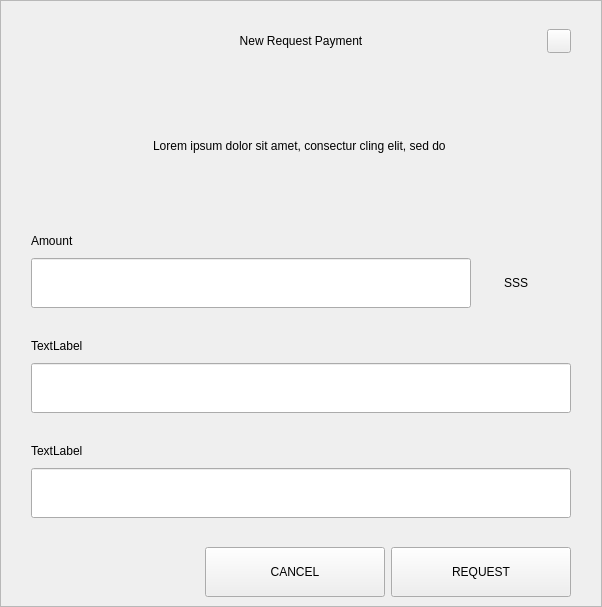
<?xml version="1.0" encoding="UTF-8"?>
<ui version="4.0">
 <class>RequestDialog</class>
 <widget class="QDialog" name="RequestDialog">
  <property name="geometry">
   <rect>
    <x>0</x>
    <y>0</y>
    <width>602</width>
    <height>607</height>
   </rect>
  </property>
  <property name="windowTitle">
   <string>Dialog</string>
  </property>
  <layout class="QVBoxLayout" name="verticalLayout_5">
   <property name="spacing">
    <number>0</number>
   </property>
   <property name="leftMargin">
    <number>0</number>
   </property>
   <property name="topMargin">
    <number>0</number>
   </property>
   <property name="rightMargin">
    <number>0</number>
   </property>
   <property name="bottomMargin">
    <number>0</number>
   </property>
   <item>
    <widget class="QFrame" name="frame">
     <property name="styleSheet">
      <string notr="true"/>
     </property>
     <property name="frameShape">
      <enum>QFrame::StyledPanel</enum>
     </property>
     <property name="frameShadow">
      <enum>QFrame::Raised</enum>
     </property>
     <layout class="QVBoxLayout" name="verticalLayout_4" stretch="1,0,0">
      <property name="spacing">
       <number>0</number>
      </property>
      <property name="leftMargin">
       <number>30</number>
      </property>
      <property name="topMargin">
       <number>20</number>
      </property>
      <property name="rightMargin">
       <number>30</number>
      </property>
      <property name="bottomMargin">
       <number>0</number>
      </property>
      <item>
       <layout class="QHBoxLayout" name="horizontalLayout_3">
        <property name="spacing">
         <number>0</number>
        </property>
        <item>
         <spacer name="horizontalSpacer_21">
          <property name="orientation">
           <enum>Qt::Horizontal</enum>
          </property>
          <property name="sizeHint" stdset="0">
           <size>
            <width>40</width>
            <height>20</height>
           </size>
          </property>
         </spacer>
        </item>
        <item>
         <widget class="QLabel" name="labelTitle">
          <property name="minimumSize">
           <size>
            <width>0</width>
            <height>40</height>
           </size>
          </property>
          <property name="maximumSize">
           <size>
            <width>16777215</width>
            <height>40</height>
           </size>
          </property>
          <property name="styleSheet">
           <string notr="true">padding-left:24px;</string>
          </property>
          <property name="text">
           <string>New Request Payment</string>
          </property>
          <property name="alignment">
           <set>Qt::AlignCenter</set>
          </property>
          <property name="margin">
           <number>7</number>
          </property>
         </widget>
        </item>
        <item>
         <spacer name="horizontalSpacer">
          <property name="orientation">
           <enum>Qt::Horizontal</enum>
          </property>
          <property name="sizeHint" stdset="0">
           <size>
            <width>40</width>
            <height>20</height>
           </size>
          </property>
         </spacer>
        </item>
        <item>
         <widget class="QPushButton" name="btnEsc">
          <property name="minimumSize">
           <size>
            <width>24</width>
            <height>24</height>
           </size>
          </property>
          <property name="maximumSize">
           <size>
            <width>24</width>
            <height>24</height>
           </size>
          </property>
          <property name="focusPolicy">
           <enum>Qt::NoFocus</enum>
          </property>
          <property name="text">
           <string/>
          </property>
         </widget>
        </item>
       </layout>
      </item>
      <item>
       <widget class="QStackedWidget" name="stack">
        <property name="minimumSize">
         <size>
          <width>540</width>
          <height>0</height>
         </size>
        </property>
        <property name="maximumSize">
         <size>
          <width>540</width>
          <height>16777215</height>
         </size>
        </property>
        <property name="currentIndex">
         <number>0</number>
        </property>
        <widget class="QWidget" name="page_1">
         <property name="minimumSize">
          <size>
           <width>540</width>
           <height>0</height>
          </size>
         </property>
         <property name="maximumSize">
          <size>
           <width>540</width>
           <height>16777215</height>
          </size>
         </property>
         <layout class="QVBoxLayout" name="layout1">
          <property name="spacing">
           <number>0</number>
          </property>
          <property name="leftMargin">
           <number>0</number>
          </property>
          <property name="topMargin">
           <number>0</number>
          </property>
          <property name="rightMargin">
           <number>0</number>
          </property>
          <property name="bottomMargin">
           <number>0</number>
          </property>
          <item>
           <spacer name="verticalSpacer_21">
            <property name="orientation">
             <enum>Qt::Vertical</enum>
            </property>
            <property name="sizeType">
             <enum>QSizePolicy::Fixed</enum>
            </property>
            <property name="sizeHint" stdset="0">
             <size>
              <width>20</width>
              <height>30</height>
             </size>
            </property>
           </spacer>
          </item>
          <item alignment="Qt::AlignHCenter">
           <widget class="QLabel" name="labelMessage">
            <property name="minimumSize">
             <size>
              <width>400</width>
              <height>50</height>
             </size>
            </property>
            <property name="text">
             <string>Lorem ipsum dolor sit amet, consectur cling elit, sed do </string>
            </property>
            <property name="alignment">
             <set>Qt::AlignCenter</set>
            </property>
            <property name="wordWrap">
             <bool>true</bool>
            </property>
           </widget>
          </item>
          <item alignment="Qt::AlignBottom">
           <widget class="QWidget" name="containerAmount" native="true">
            <layout class="QVBoxLayout" name="verticalLayout">
             <property name="spacing">
              <number>9</number>
             </property>
             <property name="leftMargin">
              <number>0</number>
             </property>
             <property name="topMargin">
              <number>0</number>
             </property>
             <property name="rightMargin">
              <number>0</number>
             </property>
             <property name="bottomMargin">
              <number>0</number>
             </property>
             <item>
              <widget class="QLabel" name="labelSubtitleAmount">
               <property name="minimumSize">
                <size>
                 <width>350</width>
                 <height>16</height>
                </size>
               </property>
               <property name="maximumSize">
                <size>
                 <width>16777215</width>
                 <height>16</height>
                </size>
               </property>
               <property name="text">
                <string>Amount</string>
               </property>
              </widget>
             </item>
             <item alignment="Qt::AlignTop">
              <widget class="QWidget" name="layoutAmount" native="true">
               <layout class="QHBoxLayout" name="horizontalLayout" stretch="2,0">
                <property name="spacing">
                 <number>0</number>
                </property>
                <property name="leftMargin">
                 <number>0</number>
                </property>
                <property name="topMargin">
                 <number>0</number>
                </property>
                <property name="rightMargin">
                 <number>0</number>
                </property>
                <property name="bottomMargin">
                 <number>0</number>
                </property>
                <item>
                 <widget class="QLineEdit" name="lineEditAmount">
                  <property name="minimumSize">
                   <size>
                    <width>0</width>
                    <height>50</height>
                   </size>
                  </property>
                  <property name="maximumSize">
                   <size>
                    <width>16777215</width>
                    <height>50</height>
                   </size>
                  </property>
                 </widget>
                </item>
                <item>
                 <widget class="QWidget" name="comboContainer" native="true">
                  <property name="minimumSize">
                   <size>
                    <width>100</width>
                    <height>50</height>
                   </size>
                  </property>
                  <property name="maximumSize">
                   <size>
                    <width>16777215</width>
                    <height>50</height>
                   </size>
                  </property>
                  <layout class="QHBoxLayout" name="horizontalLayout_31">
                   <property name="spacing">
                    <number>0</number>
                   </property>
                   <property name="leftMargin">
                    <number>0</number>
                   </property>
                   <property name="topMargin">
                    <number>0</number>
                   </property>
                   <property name="rightMargin">
                    <number>10</number>
                   </property>
                   <property name="bottomMargin">
                    <number>0</number>
                   </property>
                   <item>
                    <widget class="QLabel" name="comboBoxCoin">
                     <property name="text">
                      <string>SSS</string>
                     </property>
                     <property name="alignment">
                      <set>Qt::AlignCenter</set>
                     </property>
                    </widget>
                   </item>
                  </layout>
                 </widget>
                </item>
               </layout>
              </widget>
             </item>
            </layout>
           </widget>
          </item>
          <item>
           <spacer name="verticalSpacer_31">
            <property name="orientation">
             <enum>Qt::Vertical</enum>
            </property>
            <property name="sizeType">
             <enum>QSizePolicy::Fixed</enum>
            </property>
            <property name="sizeHint" stdset="0">
             <size>
              <width>20</width>
              <height>30</height>
             </size>
            </property>
           </spacer>
          </item>
          <item>
           <layout class="QVBoxLayout" name="verticalLayoutLabel">
            <property name="spacing">
             <number>9</number>
            </property>
            <item>
             <widget class="QLabel" name="labelSubtitleLabel">
              <property name="minimumSize">
               <size>
                <width>0</width>
                <height>16</height>
               </size>
              </property>
              <property name="maximumSize">
               <size>
                <width>16777215</width>
                <height>16</height>
               </size>
              </property>
              <property name="text">
               <string>TextLabel</string>
              </property>
             </widget>
            </item>
            <item>
             <widget class="QLineEdit" name="lineEditLabel">
              <property name="minimumSize">
               <size>
                <width>0</width>
                <height>50</height>
               </size>
              </property>
              <property name="maximumSize">
               <size>
                <width>16777215</width>
                <height>50</height>
               </size>
              </property>
             </widget>
            </item>
           </layout>
          </item>
          <item>
           <spacer name="verticalSpacer_34">
            <property name="orientation">
             <enum>Qt::Vertical</enum>
            </property>
            <property name="sizeType">
             <enum>QSizePolicy::Fixed</enum>
            </property>
            <property name="sizeHint" stdset="0">
             <size>
              <width>20</width>
              <height>30</height>
             </size>
            </property>
           </spacer>
          </item>
          <item>
           <layout class="QVBoxLayout" name="verticalLayoutDescription">
            <property name="spacing">
             <number>9</number>
            </property>
            <item>
             <widget class="QLabel" name="labelSubtitleDescription">
              <property name="minimumSize">
               <size>
                <width>0</width>
                <height>16</height>
               </size>
              </property>
              <property name="maximumSize">
               <size>
                <width>16777215</width>
                <height>16</height>
               </size>
              </property>
              <property name="text">
               <string>TextLabel</string>
              </property>
             </widget>
            </item>
            <item>
             <widget class="QLineEdit" name="lineEditDescription">
              <property name="minimumSize">
               <size>
                <width>0</width>
                <height>50</height>
               </size>
              </property>
              <property name="maximumSize">
               <size>
                <width>16777215</width>
                <height>50</height>
               </size>
              </property>
             </widget>
            </item>
            <item>
             <spacer name="verticalSpacer_4">
              <property name="orientation">
               <enum>Qt::Vertical</enum>
              </property>
              <property name="sizeType">
               <enum>QSizePolicy::Fixed</enum>
              </property>
              <property name="sizeHint" stdset="0">
               <size>
                <width>20</width>
                <height>20</height>
               </size>
              </property>
             </spacer>
            </item>
           </layout>
          </item>
         </layout>
        </widget>
        <widget class="QWidget" name="page_2">
         <layout class="QVBoxLayout" name="layout2">
          <item>
           <spacer name="verticalSpacer_5">
            <property name="orientation">
             <enum>Qt::Vertical</enum>
            </property>
            <property name="sizeType">
             <enum>QSizePolicy::Fixed</enum>
            </property>
            <property name="sizeHint" stdset="0">
             <size>
              <width>20</width>
              <height>50</height>
             </size>
            </property>
           </spacer>
          </item>
          <item alignment="Qt::AlignHCenter">
           <widget class="QLabel" name="labelQrImg">
            <property name="minimumSize">
             <size>
              <width>260</width>
              <height>260</height>
             </size>
            </property>
            <property name="maximumSize">
             <size>
              <width>260</width>
              <height>260</height>
             </size>
            </property>
            <property name="text">
             <string/>
            </property>
            <property name="alignment">
             <set>Qt::AlignCenter</set>
            </property>
           </widget>
          </item>
          <item>
           <spacer name="verticalSpacer_2">
            <property name="orientation">
             <enum>Qt::Vertical</enum>
            </property>
            <property name="sizeType">
             <enum>QSizePolicy::Fixed</enum>
            </property>
            <property name="sizeHint" stdset="0">
             <size>
              <width>20</width>
              <height>30</height>
             </size>
            </property>
           </spacer>
          </item>
          <item alignment="Qt::AlignHCenter">
           <widget class="QLabel" name="labelAddress">
            <property name="text">
             <string>D7VFR83SQbiezrW72hjcWJtcfip5krte2Z </string>
            </property>
           </widget>
          </item>
          <item>
           <spacer name="verticalSpacer_32">
            <property name="orientation">
             <enum>Qt::Vertical</enum>
            </property>
            <property name="sizeType">
             <enum>QSizePolicy::Expanding</enum>
            </property>
            <property name="sizeHint" stdset="0">
             <size>
              <width>20</width>
              <height>20</height>
             </size>
            </property>
           </spacer>
          </item>
          <item>
           <layout class="QHBoxLayout" name="horizontal">
            <property name="leftMargin">
             <number>20</number>
            </property>
            <property name="rightMargin">
             <number>20</number>
            </property>
            <property name="bottomMargin">
             <number>20</number>
            </property>
            <item>
             <spacer name="horizontalSpacer_4">
              <property name="orientation">
               <enum>Qt::Horizontal</enum>
              </property>
              <property name="sizeHint" stdset="0">
               <size>
                <width>40</width>
                <height>20</height>
               </size>
              </property>
             </spacer>
            </item>
            <item>
             <widget class="QPushButton" name="btnCopyAddress">
              <property name="minimumSize">
               <size>
                <width>180</width>
                <height>50</height>
               </size>
              </property>
              <property name="text">
               <string>COPY ADDRESS</string>
              </property>
             </widget>
            </item>
            <item>
             <widget class="QPushButton" name="btnCopyUrl">
              <property name="minimumSize">
               <size>
                <width>180</width>
                <height>50</height>
               </size>
              </property>
              <property name="text">
               <string>COPY URL</string>
              </property>
             </widget>
            </item>
            <item>
             <spacer name="horizontalSpacer_2">
              <property name="orientation">
               <enum>Qt::Horizontal</enum>
              </property>
              <property name="sizeHint" stdset="0">
               <size>
                <width>40</width>
                <height>20</height>
               </size>
              </property>
             </spacer>
            </item>
           </layout>
          </item>
         </layout>
        </widget>
       </widget>
      </item>
      <item>
       <widget class="QWidget" name="buttonsStack" native="true">
        <layout class="QHBoxLayout" name="horizontalLayout_5">
         <property name="leftMargin">
          <number>20</number>
         </property>
         <property name="rightMargin">
          <number>0</number>
         </property>
         <item>
          <spacer name="horizontalSpacer_41">
           <property name="orientation">
            <enum>Qt::Horizontal</enum>
           </property>
           <property name="sizeHint" stdset="0">
            <size>
             <width>40</width>
             <height>20</height>
            </size>
           </property>
          </spacer>
         </item>
         <item>
          <widget class="QPushButton" name="btnCancel">
           <property name="minimumSize">
            <size>
             <width>180</width>
             <height>50</height>
            </size>
           </property>
           <property name="focusPolicy">
            <enum>Qt::NoFocus</enum>
           </property>
           <property name="text">
            <string>CANCEL</string>
           </property>
          </widget>
         </item>
         <item>
          <widget class="QPushButton" name="btnSave">
           <property name="minimumSize">
            <size>
             <width>180</width>
             <height>50</height>
            </size>
           </property>
           <property name="focusPolicy">
            <enum>Qt::NoFocus</enum>
           </property>
           <property name="text">
            <string>REQUEST</string>
           </property>
          </widget>
         </item>
        </layout>
       </widget>
      </item>
     </layout>
    </widget>
   </item>
  </layout>
 </widget>
 <resources/>
 <connections/>
</ui>
